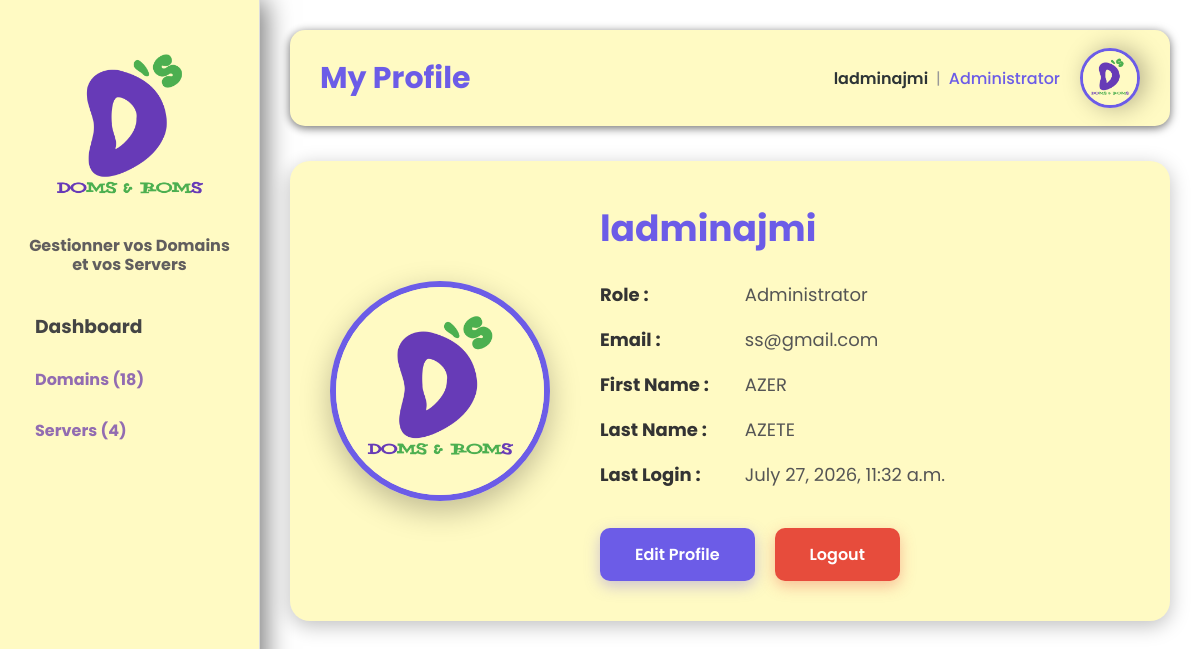
The page /users/profil/ (signed in) on the database its author committed.
### users/models.py (models this page shows, shortened)
class User(AbstractUser):
    ROLE_CHOICES = [
        ('admin', 'Admin'),]
    role = models.CharField(
        max_length=10,
        choices=ROLE_CHOICES,
        default='user'
    )

### users/views.py (the view)
# urls.py: path("profil/", views.profil, name="profil"),
@login_required
def profil(request):
    return render(request, "profil.html", {
        "user": request.user
    })

### domsnames/services.py (called while the page is built)
def remaining(enddate):
    if isinstance(enddate, str):
        enddate=date.fromisoformat(enddate)
    return (enddate-date.today()).days

def statut(enddate):
    days=remaining(enddate)
    if days>30:
        return 'active'
    elif 0<days<=30:
        return 'warning'
    else:return 'expired'

### users/templates/profil.html (shortened to what this page needs)
{% load static %}
<!DOCTYPE html>
<html lang="en">
<head>
    <link rel="stylesheet" href="{% static 'style.css' %}">
    <link rel="stylesheet" href="{% static 'profile.css' %}">
</head>
<body>
<div class="container">
    <aside class="sidebar">
        <div class="sidebar-header">
            <div class="logo">
                <img src="{% static 'logo.png' %}" alt="">
            </div>
            <div class="welcome">
                <span>
                    Gestionner vos Domains
                    <br>
                    et vos Servers
                </span>
            </div>
        </div>
        <nav>
            <a href="{% url 'dashboard' %}">
                <h3>Dashboard</h3>
            </a>
            <a href="{% url 'domslist' %}">
                <h4>Domains ({{ total_domains }})</h4>
            </a>
            <a href="{% url 'serverlist' %}">
                <h4>Servers ({{ total_servers }})</h4>
            </a>
        </nav>
    </aside>
    <main>
        <header>
            <h2>My Profile</h2>
            <div class="top-user">
                <div class="user-details">
                    <span class="username">
                        {{ request.user.username }}
                    </span>
                    <span class="separator">|</span>
                    <span class="role">
                        Administrator
                    </span>
                </div>
                <div class="profile">
                    <img src="{% static 'profile.jpg' %}" alt="">
                </div>
            </div>
        </header>
        <section class="profile-card">
            <div class="profile-left">
                <img src="{% static 'profile.jpg' %}" alt="">
            </div>
            <div class="profile-right">
                <h2>{{ request.user.username }}</h2>
                <p><strong>Role :</strong> Administrator</p>
                <p><strong>Email :</strong> {{ request.user.email }}</p>
                <p><strong>First Name :</strong> {{ request.user.first_name }}</p>
                <p><strong>Last Name :</strong> {{ request.user.last_name }}</p>
                <p><strong>Last Login :</strong> {{ request.user.last_login }}</p>
                <div class="profile-buttons">
                    <a href="{% url 'usersedit' %}" class="edit-btn">
                        Edit Profile
                    </a>
                    <a href="{% url 'logout' %}" class="logout-btn">
                        Logout
                    </a>
                </div>
            </div>
        </section>
    </main>
</div>
</body>
</html>

### dashboard/static/style.css (style rules this page uses)
* { margin:0; padding:0; box-sizing:border-box; font-family:Poppins,sans-serif; }
body { margin:0; position:relative; min-height:100vh; overflow-x:hidden; }
body::before { content:""; position:fixed; inset:0; background:url("ChatGPT\ Image\ Jul\ 22\,\ 2026\,\ 11_33_46\ AM.png") center center/cover no-repeat; filter:blur(10px); transform:scale(1.1); z-index:-2; }
.container { display:flex; min-height:100vh; }
.sidebar { width:260px; background:#FFFAC3; border-right:1px solid #ddd; padding:25px; box-shadow: 6px 0 25px rgba(0, 0, 0, 0.514); }
.sidebar-header { display: block; align-items: center; justify-content: space-between; margin-bottom: 30px; }
.logo { display: flex; justify-content: center; align-items: center; }
.logo img { max-width: 100%; max-height: 100%; object-fit: contain; }
.profile { width: 60px; height: 60px; }
.profile img { width: 100%; height: 100%; border-radius: 50%; object-fit: cover; border: 3px solid #6C5CE7; box-shadow: 6px 0 25px rgba(0, 0, 0, 0.288); }
.sidebar nav { display:flex; flex-direction:column; gap:10px; }
.sidebar nav h4 { margin-top:0px; color:#926cb1; }
.sidebar nav a { text-decoration:none; color:#444; padding:8px 10px; border-radius:8px; }
main { flex:1; padding:30px; }
header { background:#FFFAC3; border-radius:15px; padding:18px 30px; display:flex; justify-content:space-between; align-items:center; margin-bottom:30px; box-shadow:0 2px 10px rgba(0, 0, 0, 0.582); }
.top-user { display:flex; align-items:center; gap:20px; }
.user-details { display: flex; align-items: center; gap: 8px; font-size: 16px; }
.username { font-weight: 600; color: #2D3436; }
.separator { color: #999; }
.role { color: #6C5CE7; font-weight: 500; }
.logout-btn { background: #E74C3C; color: white; text-decoration: none; padding: 10px 18px; border-radius: 8px; font-weight: 500; box-shadow: 6px 1px 25px rgba(0, 0, 0, 0.219); }
.welcome span { color: #615e5e; display: block; font-weight: bolder; font-size: 1rem; text-align: center; line-height: 1.2; margin-top: 2px; }
.edit-btn { background: #ac92c1; color: white; text-decoration: none; padding: 10px 18px; border-radius: 8px; font-weight: 500; box-shadow: 6px 1px 25px rgba(0, 0, 0, 0.219); }

### users/static/profile.css (style rules this page uses)
.profile-card { margin-top:35px; background:#FFFAC3; border-radius:20px; padding:40px; display:flex; align-items:center; gap:50px; box-shadow:0 5px 20px rgba(0,0,0,.25); }
.profile-left { display:flex; justify-content:center; align-items:center; }
.profile-left img { width:220px; height:220px; border-radius:50%; object-fit:cover; border:6px solid #6C5CE7; box-shadow:0 10px 30px rgba(0,0,0,.25); }
.profile-right { flex:1; }
.profile-right h2 { font-size:36px; color:#6C5CE7; margin-bottom:25px; }
.profile-right p { font-size:18px; color:#555; margin-bottom:18px; }
.profile-right strong { color:#333; display:inline-block; width:140px; }
.profile-buttons { margin-top:40px; display:flex; gap:20px; }
.profile-buttons a { text-decoration:none; padding:14px 35px; border-radius:10px; font-size:16px; font-weight:600; transition:.3s; }
.edit-btn { background:#6C5CE7; color:white; box-shadow:0 5px 15px rgba(108,92,231,.35); }
.logout-btn { background:#E74C3C; color:white; box-shadow:0 5px 15px rgba(231,76,60,.35); }
header h2 { color:#6C5CE7; font-size:30px; }

### rows shown on the page
User: user.username "ladminajmi", user.email "ss@gmail.com", user.first_name "AZER", user.last_name "AZETE", user.last_login "July 27, 2026, 11:32 a.m."

### other values the page prints
{{ total_domains }} "18"
{{ total_servers }} "4"
